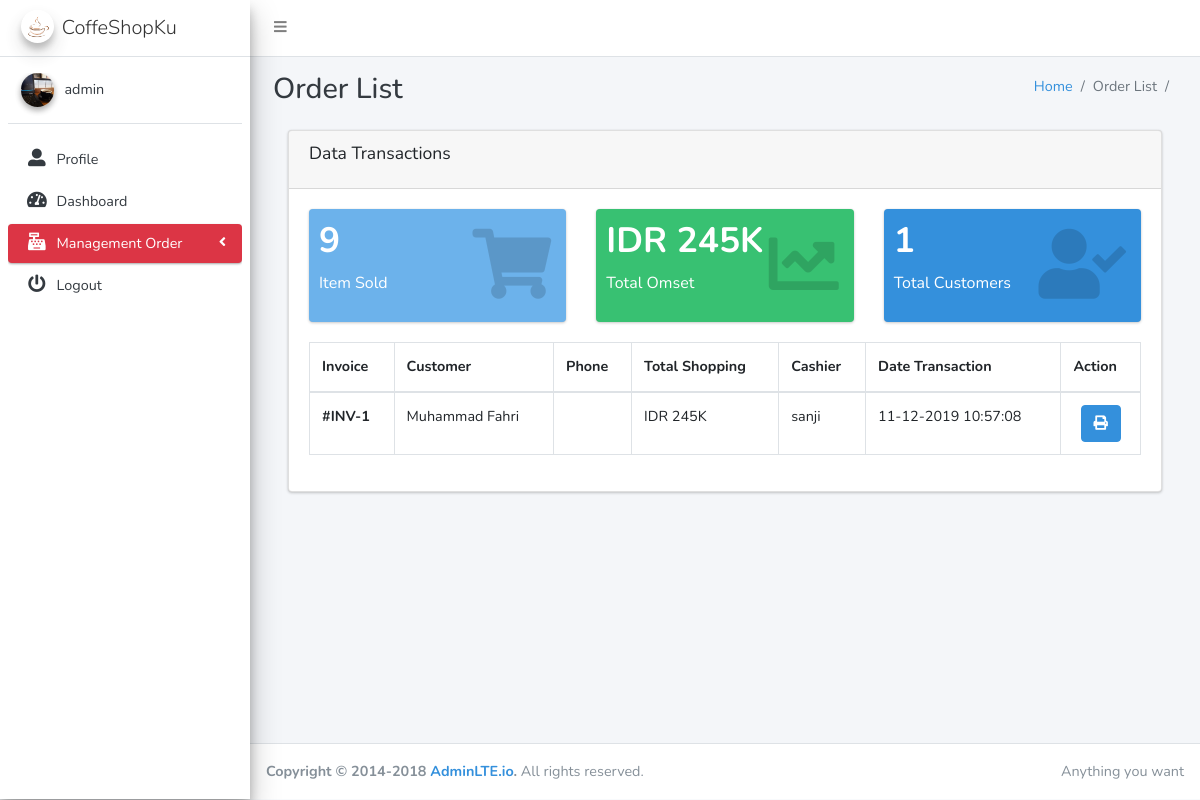
The page /orders/list/ (signed in) on the database its author committed.
### accounts/models.py (models this page shows, shortened)
class User(AbstractBaseUser, PermissionsMixin):
    email = models.EmailField(_('email'), unique=True)
    username = models.CharField(_('username'), max_length=45, unique=True)
    first_name = models.CharField(_('first name'), max_length=30, blank=True)
    last_name = models.CharField(_('last name'), max_length=30, blank=True)
    date_joined = models.DateTimeField(_('date joined'), auto_now_add=True)
    is_active = models.BooleanField(_('active'), default=True)
    avatar = models.ImageField(upload_to=path_and_rename, null=True, blank=True)
    objects = UserManager()
    EMAIL_FIELD    = 'email'
    USERNAME_FIELD = 'username'
    REQUIRED_FIELDS = []
    class Meta:
        verbose_name = _('user')
        verbose_name_plural = _('users')
    def __str__(self):
        return self.username

### customers/models.py (models this page shows, shortened)
class Orders(models.Model):
    class Meta:
        db_table = 'orders'
    id          = models.AutoField(primary_key=True,max_length=11)
    invoice     = models.CharField(unique=True, max_length=191)
    customer    = models.ForeignKey('Customers',on_delete=models.CASCADE)
    user        = models.ForeignKey('accounts.User',on_delete=models.CASCADE)
    total       = models.IntegerField()
    created_at  = models.DateTimeField(auto_now_add=True)
    updated_at  = models.DateTimeField(auto_now=True)

class Customers(models.Model):
    class Meta:
        db_table = 'customers'
    id          = models.AutoField(primary_key=True,max_length=11)
    email       = models.EmailField(blank=True, null=True)
    name        = models.CharField(max_length=100)
    address     = models.TextField(blank=True, null=True)
    phone       = models.CharField(max_length=15,blank=True, null=True)
    payment     = models.PositiveIntegerField(blank=True, null=True)
    barista     = models.ForeignKey('accounts.User',on_delete=models.CASCADE)
    created_at  = models.DateTimeField(auto_now_add=True)
    updated_at  = models.DateTimeField(auto_now=True)

### customers/views.py (the view)
# urls.py: path('list/',login_required(OrdersView.as_view(template_name='orders/orders.html')),name='ordes_list'),
class OrdersView(FormView):
    form_class = OrdersForm
    success_url = 'order_list'
    def get(self, request, *args, **kwargs):
        total_order_details  = OrderDetails.objects.aggregate(total_item=Sum('qty'))
        total_order          = Orders.objects.aggregate(total_omset=Sum('total'))
        total_customers      = Customers.objects.all().count()
        kwargs['total_item']      = total_order_details['total_item']
        kwargs['total_omset']     = total_order['total_omset']
        kwargs['total_customers'] = total_customers
        kwargs['orders']          = Orders.objects.all().order_by('-created_at')
        return self.render_to_response(self.get_context_data(**kwargs))
    def get_context_data(self, **kwargs):
        kwargs['heading_title']     = "Order List"
        kwargs['breadcrumb']        = {'content':'Order List','class':'active'}
        context = super().get_context_data(**kwargs)
        return context

### accounts/auth.py (called while the page is built)
    def get_user(self, user_id):
        UserModel = get_user_model()
        try:
            return UserModel._default_manager.get(pk=user_id)
        except UserModel.DoesNotExist:
            return None

### customers/templatetags/my_filters.py (called while the page is built)
def currency(dollars):
    if(dollars):
        dollars = round(float(dollars), 2)
        return "IDR %s%s" % (intcomma(int(dollars)), ("K"))
    if(dollars == 0):
        return "IDR %s%s" % (intcomma(int(0)), ("K"))

### customers/templates/orders/orders.html (shortened to what this page needs)
{% extends "layouts/base.html" %}
{% load my_filters %}
{% block content %}
<section class="content" id="dw">
    <div class="container-fluid">
        <div class="row">
            <div class="col-md-12">
                <div class="card">
                    <div class="card-header with-border">
                        <h3 class="card-title">Data Transactions</h3>
                    </div>
                    <div class="card-body">
                        <div class="row">
                            <div class="col-4">
                                <div class="small-box bg-info">
                                    <div class="inner">
                                        <h3>{{total_item}}</h3>
                                        <p>Item Sold</p>
                                    </div>
                                    <div class="icon">
                                        <i class="fas fa-shopping-cart"></i>
                                    </div>
                                </div>
                            </div>
                            <div class="col-4">
                                <div class="small-box bg-success">
                                    <div class="inner">
                                        <h3>{{total_omset|currency}}</h3>
                                        <p>Total Omset</p>
                                    </div>
                                    <div class="icon">
                                        <i class="fas fa-chart-line"></i>
                                    </div>
                                </div>
                            </div>
                            <div class="col-4">
                                <div class="small-box bg-primary">
                                    <div class="inner">
                                        <h3>{{total_customers}}</h3>
                                        <p>Total Customers</p>
                                    </div>
                                    <div class="icon">
                                        <i class="fas fa-user-check"></i>
                                    </div>
                                </div>
                            </div>
                        </div>
                        <div class="table-responsive">
                            <table id="myTable" class="table table-hover table-bordered">
                                <thead>
                                    <tr>
                                        <th>Invoice</th>
                                        <th>Customer</th>
                                        <th>Phone</th>
                                        <th>Total Shopping</th>
                                        <th>Cashier</th>
                                        <th>Date Transaction</th>
                                        <th>Action</th>
                                    </tr>
                                </thead>
                                <tbody>
                                    {% for row in orders %}
                                    <tr>
                                        <td><strong>#{{ row.invoice }}</strong></td>
                                        <td>{{ row.customer.name }}</td>
                                        <td>{{ row.customer.phone }}</td>
                                        <td>{{ row.total|currency }}</td>
                                        <td>{{ row.user.username }}</td>
                                        <td>{{ row.created_at|date:'d-m-Y H:i:s' }}</td>
                                        <td class="text-center">
                                            <a href="{% url 'invoice_print' row.id %}"
                                                target="_blank"
                                                class="btn btn-primary btn-md">
                                                <i class="fa fa-print"></i>
                                            </a>
                                        </td>
                                    </tr>
                                    {% empty %}
                                    <tr>
                                        <td class="text-center" colspan="7">Tidak ada data transaksi</td>
                                    </tr>
                                    {% endfor %}
                                </tbody>
                            </table>
                        </div>
                    </div>
                </div>
            </div>
        </div>
    </div>
</section>
{% endblock content %}

### templates/layouts/base.html (shortened to what this page needs)
{% load static %}
{% load active_link_tags %}
<!DOCTYPE html>
<html lang="en">
<head>
    <link rel="stylesheet" href="{% static "sass/app.css" %}">
</head>
<body class="hold-transition sidebar-mini">
    <div class="wrapper" id="app">
        <nav class="main-header navbar navbar-expand bg-white navbar-light border-bottom">
            <ul class="navbar-nav">
                <li class="nav-item">
                    <a class="nav-link" data-widget="pushmenu" href="#"><i class="fa fa-bars"></i></a>
                </li>
            </ul>
        </nav>
        <aside class="main-sidebar sidebar-light-danger elevation-4">
            <a href="index3.html" class="brand-link">
                <img src="{% static "img/logo.png" %}" alt="CoffeShopKu" class="brand-image img-circle elevation-3"
                    style="opacity: .8">
                <span class="brand-text font-weight-light">CoffeShopKu</span>
            </a>
            <div class="sidebar">
                <div class="user-panel mt-3 pb-3 mb-3 d-flex">
                    <div class="image">
                        <img src="{% get_media_prefix %}{{request.user.avatar}}" class="img-circle elevation-2"
                            alt="User Image">
                    </div>
                    <div class="info">
                        <a href="#" class="d-block">{{ request.user }}</a>
                    </div>
                </div>
                <nav class="mt-2">
                    <ul class="nav nav-pills nav-sidebar flex-column" data-widget="treeview" role="menu"
                        data-accordion="false">
                        <li class="nav-item">
                            <a href="{% url 'profile_url' request.user.id %}"
                                class="{% active_link 'profile_url' 'active-link' pk=request.path|last %} nav-link">
                                <i class="nav-icon fas fa-user-alt"></i>
                                <p>
                                    Profile
                                </p>
                            </a>
                        </li>
                        <li class="nav-item">
                            <a href="{% url 'dashboard' %}"
                                class="{% active_link 'dashboard' 'active-link' %} nav-link">
                                <i class="nav-icon fas fa-tachometer-alt"></i>
                                <p>
                                    Dashboard
                                </p>
                            </a>
                        </li>
                        <li
                            class="nav-item has-treeview {% active_link 'order_list_products' 'menu-open' strict=True %}">
                            <a href="#" class="nav-link active">
                                <i class="nav-icon fas fa-cash-register"></i>
                                <p>
                                    Management Order
                                    <i class="right fas fa-angle-left"></i>
                                </p>
                            </a>
                        </li>
                        <li class="nav-item">
                            <a href="{% url 'logout_url' %}" class="nav-link">
                                <i class="nav-icon fas fa-power-off"></i>
                                <p>
                                    Logout
                                </p>
                            </a>
                        </li>
                    </ul>
                </nav>
            </div>
        </aside>
        <div class="content-wrapper">
            <div class="content-header">
                <div class="container-fluid">
                    <div class="row mb-2">
                        <div class="col-sm-6">
                            <h1 class="m-0 text-dark">{{heading_title}}</h1>
                        </div>
                        <div class="col-sm-6">
                            <ol class="breadcrumb float-sm-right">
                                <li class="breadcrumb-item"><a href="#">Home</a></li>
                                <li class="breadcrumb-item {{breadcrumb.class}}">{% if breadcrumb2  %}<a
                                        href="{% url breadcrumb.url %}">{{breadcrumb.content}}</a></li>
                                {% else %}{{breadcrumb.content}}</li>{% endif %}
                                <li class="breadcrumb-item {{breadcrumb2.class}}">{{breadcrumb2.content}}</li>
                            </ol>
                        </div>
                    </div>
                </div>
            </div>
            <div class="content">
                <div class="container-fluid">
                    {% block content %}
                    {% endblock content %}
                </div>
            </div>
        </div>
        <footer class="main-footer">
            <div class="float-right d-none d-sm-inline">
                Anything you want
            </div>
            <strong>Copyright &copy; 2014-2018 <a href="https://adminlte.io">AdminLTE.io</a>.</strong> All rights
            reserved.
        </footer>
    </div>
</body>
</html>

### rows shown on the page
User: user.avatar (picture), user "admin"
Orders: invoice "INV-1", customer.name "Muhammad Fahri", total "IDR 245K", user.username "sanji", created_at "11-12-2019 10:57:08"

### other values the page prints
{{ heading_title }} "Order List"
{{ breadcrumb.content }} "Order List"
{{ total_item }} "9"
{{ total_omset|currency }} "IDR 245K"
{{ total_customers }} "1"
